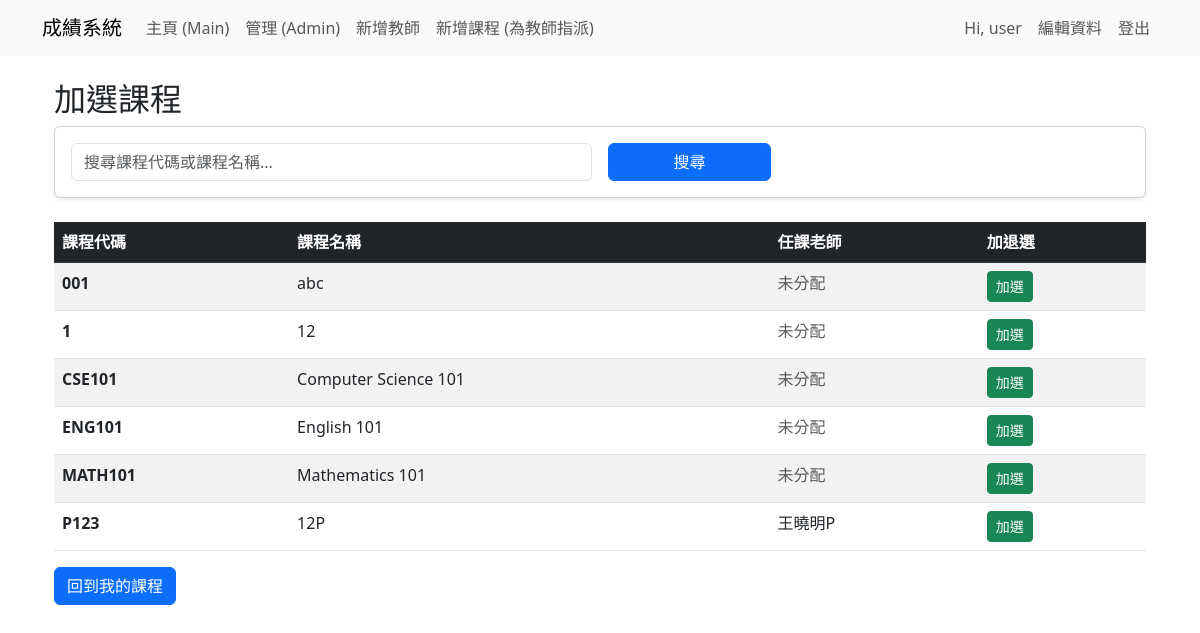
The app's page /accounts/courses/available/ (signed in), older data.
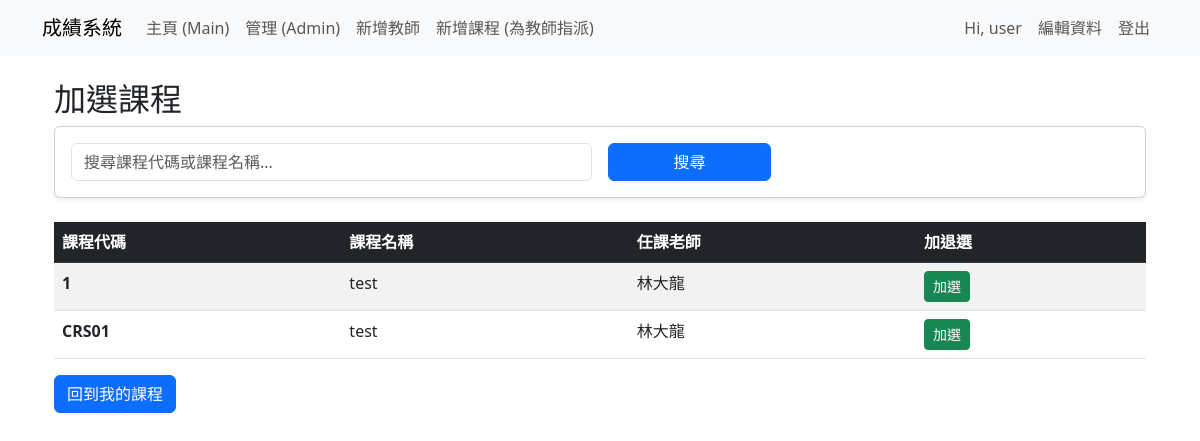
The same page, newer data.
### grades/models.py (models this page shows, shortened)
class Course(models.Model):
    SCHEDULE_CHOICES = [
        ('週一', [
            ('MON_1', '第1節 08:00-09:00'),
            ('MON_2', '第2節 09:10-10:10'),
            ('MON_3', '第3節 10:20-11:20'),
            ('MON_4', '第4節 11:30-12:30'),
            ('MON_5', '第5節 13:30-14:30'),
            ('MON_6', '第6節 14:40-15:40'),
            ('MON_7', '第7節 15:50-16:50'),
            ('MON_8', '第8節 17:00-18:00'),
        ]),
        ('週二', [
            ('TUE_1', '第1節 08:00-09:00'),
            ('TUE_2', '第2節 09:10-10:10'),
            ('TUE_3', '第3節 10:20-11:20'),
            ('TUE_4', '第4節 11:30-12:30'),
            ('TUE_5', '第5節 13:30-14:30'),
            ('TUE_6', '第6節 14:40-15:40'),
            ('TUE_7', '第7節 15:50-16:50'),
            ('TUE_8', '第8節 17:00-18:00'),
        ]),
        ('週三', [
            ('WED_1', '第1節 08:00-09:00'),
            ('WED_2', '第2節 09:10-10:10'),
            ('WED_3', '第3節 10:20-11:20'),
            ('WED_4', '第4節 11:30-12:30'),
            ('WED_5', '第5節 13:30-14:30'),
            ('WED_6', '第6節 14:40-15:40'),
            ('WED_7', '第7節 15:50-16:50'),
            ('WED_8', '第8節 17:00-18:00'),
        ]),
        ('週四', [
            ('THU_1', '第1節 08:00-09:00'),
            ('THU_2', '第2節 09:10-10:10'),
            ('THU_3', '第3節 10:20-11:20'),
            ('THU_4', '第4節 11:30-12:30'),
            ('THU_5', '第5節 13:30-14:30'),
            ('THU_6', '第6節 14:40-15:40'),
            ('THU_7', '第7節 15:50-16:50'),
            ('THU_8', '第8節 17:00-18:00'),
        ]),
        ('週五', [
            ('FRI_1', '第1節 08:00-09:00'),
            ('FRI_2', '第2節 09:10-10:10'),
            ('FRI_3', '第3節 10:20-11:20'),
            ('FRI_4', '第4節 11:30-12:30'),
            ('FRI_5', '第5節 13:30-14:30'),
            ('FRI_6', '第6節 14:40-15:40'),
            ('FRI_7', '第7節 15:50-16:50'),
            ('FRI_8', '第8節 17:00-18:00'),
        ]),
    ]
    name = models.CharField(max_length=100, verbose_name="課程名稱")
    code = models.CharField(max_length=20, unique=True, verbose_name="課程號碼")
    description = models.TextField(blank=True, verbose_name="課程描述")
    schedule = models.CharField(max_length=200, blank=False, verbose_name="上課時間")
    credits = models.PositiveSmallIntegerField(default=3, verbose_name="學分數")
    teacher = models.ForeignKey(
        User,
        null=True,
        blank=True,
        on_delete=models.SET_NULL,
        related_name='teaching_courses',
        verbose_name="任課教師",
    )
    capacity = models.PositiveIntegerField(default=40, verbose_name="課程人數上限")

class Profile(models.Model):
    user = models.OneToOneField(User, on_delete=models.CASCADE, related_name='profile')
    full_name = models.CharField(max_length=150, blank=True, verbose_name="姓名")
    avatar = models.ImageField(upload_to='avatars/', null=True, blank=True, verbose_name="個人頭像")
    is_teacher = models.BooleanField(default=False, verbose_name="是否為教師")

### grades/views.py (the view)
# urls.py: path('courses/available/', views.available_courses, name='available_courses'),
@login_required
def available_courses(request):
    enrolled_course_ids = Enrollment.objects.filter(student=request.user).values_list('course_id', flat=True)
    available = Course.objects.exclude(id__in=enrolled_course_ids).order_by('code')
    search_query = request.GET.get('search', '').strip()
    if search_query:
        from django.db.models import Q
        available = available.filter(
            Q(name__icontains=search_query) | Q(code__icontains=search_query)
        )
    return render(request, 'available_courses.html', {
        'courses': available,
        'search_query': search_query
    })

### templates/available_courses.html (shortened to what this page needs)
{% extends 'base.html' %}
{% block content %}
<div class="container mt-4">
  <h2>加選課程</h2>
  <div class="card mb-4 shadow-sm">
    <div class="card-body">
      <form method="get" action="{% url 'available_courses' %}" class="row g-3">
        <div class="col-md-6">
          <input
            type="text"
            class="form-control"
            name="search"
            placeholder="搜尋課程代碼或課程名稱..."
            value="{{ search_query }}"
          >
        </div>
        <div class="col-md-2">
          <button type="submit" class="btn btn-primary w-100">搜尋</button>
        </div>
      </form>
    </div>
  </div>
  {% if courses %}
  <table class="table table-striped table-hover">
    <thead class="table-dark">
      <tr>
        <th>課程代碼</th>
        <th>課程名稱</th>
        <th>任課老師</th>
        <th>加退選</th>
      </tr>
    </thead>
    <tbody>
      {% for course in courses %}
      <tr>
        <td><strong>{{ course.code }}</strong></td>
        <td>{{ course.name }}</td>
        <td>
          {% if course.teacher %}
            {{ course.teacher.profile.full_name|default:course.teacher.username }}
          {% else %}
            <span class="text-muted">未分配</span>
          {% endif %}
        </td>
        <td>
          {% if user.is_authenticated %}
            <form method="post" action="{% url 'enroll_student_course' course.id %}" style="display:inline;">
              <button type="submit" class="btn btn-sm btn-success">加選</button>
            </form>
          {% else %}
            <a href="{% url 'login' %}?next={% url 'available_courses' %}" class="btn btn-sm btn-outline-primary">請先登入</a>
          {% endif %}
        </td>
      </tr>
      {% endfor %}
    </tbody>
  </table>
  {% else %}
  <div class="alert alert-info">沒有可加選的課程。</div>
  {% endif %}
  <div class="mt-3">
    <a href="{% url 'student_courses' %}" class="btn btn-primary">回到我的課程</a>
  </div>
</div>
{% endblock %}

Row changes from the older to the newer data that the page shows:
removed Course: code "001", name "abc", shows "未分配"
removed Course: code "1", name "12", shows "未分配"
removed Course: code "CSE101", name "Computer Science 101", shows "未分配"
removed Course: code "ENG101", name "English 101", shows "未分配"
removed Course: code "MATH101", name "Mathematics 101", shows "未分配"
removed Course: code "P123", name "12P", teacher.profile.full_name "王曉明P"
added Course: code "1", name "test", teacher.profile.full_name "林大龍"
added Course: code "CRS01", name "test", teacher.profile.full_name "林大龍"
